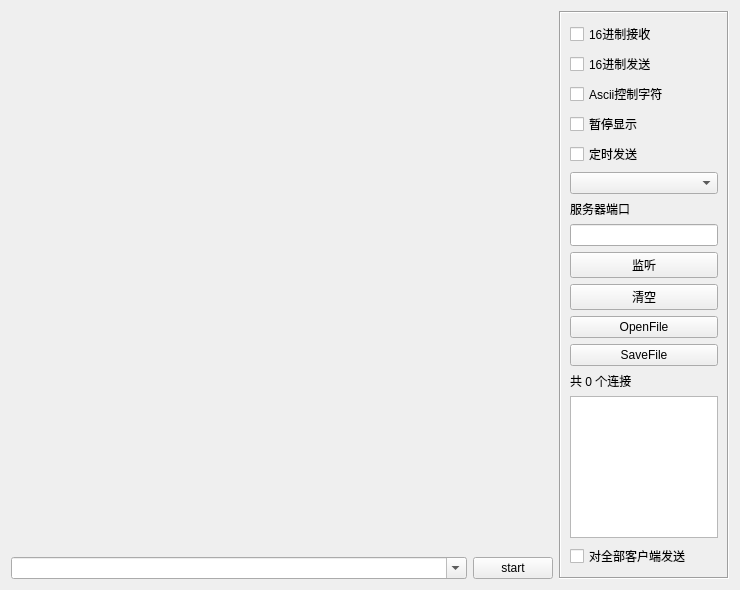
<?xml version="1.0" encoding="UTF-8"?>
<ui version="4.0">
 <class>frmPictureBmp</class>
 <widget class="QWidget" name="frmPictureBmp">
  <property name="geometry">
   <rect>
    <x>0</x>
    <y>0</y>
    <width>740</width>
    <height>590</height>
   </rect>
  </property>
  <property name="focusPolicy">
   <enum>Qt::TabFocus</enum>
  </property>
  <property name="windowTitle">
   <string>Form</string>
  </property>
  <layout class="QGridLayout" name="gridLayout">
   <item row="0" column="2" rowspan="4">
    <widget class="QFrame" name="frame">
     <property name="minimumSize">
      <size>
       <width>170</width>
       <height>0</height>
      </size>
     </property>
     <property name="maximumSize">
      <size>
       <width>170</width>
       <height>16777215</height>
      </size>
     </property>
     <property name="frameShape">
      <enum>QFrame::Box</enum>
     </property>
     <property name="frameShadow">
      <enum>QFrame::Sunken</enum>
     </property>
     <layout class="QVBoxLayout" name="verticalLayout_5">
      <property name="leftMargin">
       <number>9</number>
      </property>
      <property name="topMargin">
       <number>9</number>
      </property>
      <property name="rightMargin">
       <number>9</number>
      </property>
      <property name="bottomMargin">
       <number>9</number>
      </property>
      <item>
       <widget class="QCheckBox" name="ckHexReceive">
        <property name="text">
         <string>16进制接收</string>
        </property>
       </widget>
      </item>
      <item>
       <widget class="QCheckBox" name="ckHexSend">
        <property name="text">
         <string>16进制发送</string>
        </property>
       </widget>
      </item>
      <item>
       <widget class="QCheckBox" name="ckAscii">
        <property name="text">
         <string>Ascii控制字符</string>
        </property>
       </widget>
      </item>
      <item>
       <widget class="QCheckBox" name="ckShow">
        <property name="text">
         <string>暂停显示</string>
        </property>
       </widget>
      </item>
      <item>
       <widget class="QCheckBox" name="ckAutoSend">
        <property name="text">
         <string>定时发送</string>
        </property>
       </widget>
      </item>
      <item>
       <widget class="QComboBox" name="cboxInterval"/>
      </item>
      <item>
       <widget class="QLabel" name="labServerPort">
        <property name="text">
         <string>服务器端口</string>
        </property>
       </widget>
      </item>
      <item>
       <widget class="QLineEdit" name="txtListenPort"/>
      </item>
      <item>
       <widget class="QPushButton" name="btnListen">
        <property name="text">
         <string>监听</string>
        </property>
       </widget>
      </item>
      <item>
       <widget class="QPushButton" name="btnClear">
        <property name="text">
         <string>清空</string>
        </property>
       </widget>
      </item>
      <item>
       <widget class="QPushButton" name="btnOpen">
        <property name="text">
         <string>OpenFile</string>
        </property>
       </widget>
      </item>
      <item>
       <widget class="QPushButton" name="btnSave">
        <property name="text">
         <string>SaveFile</string>
        </property>
       </widget>
      </item>
      <item>
       <widget class="QLabel" name="labCount">
        <property name="text">
         <string>共 0 个连接</string>
        </property>
        <property name="textFormat">
         <enum>Qt::AutoText</enum>
        </property>
       </widget>
      </item>
      <item>
       <widget class="QListWidget" name="listWidget"/>
      </item>
      <item>
       <spacer name="spacer">
        <property name="orientation">
         <enum>Qt::Vertical</enum>
        </property>
        <property name="sizeHint" stdset="0">
         <size>
          <width>20</width>
          <height>40</height>
         </size>
        </property>
       </spacer>
      </item>
      <item>
       <widget class="QCheckBox" name="ckAll">
        <property name="text">
         <string>对全部客户端发送</string>
        </property>
       </widget>
      </item>
     </layout>
    </widget>
   </item>
   <item row="0" column="0" rowspan="3" colspan="2">
    <widget class="QLabel" name="labelPic">
     <property name="enabled">
      <bool>true</bool>
     </property>
     <property name="text">
      <string/>
     </property>
    </widget>
   </item>
   <item row="3" column="0" colspan="2" alignment="Qt::AlignBottom">
    <widget class="QWidget" name="widget" native="true">
     <property name="enabled">
      <bool>true</bool>
     </property>
     <layout class="QHBoxLayout" name="layTcpClient">
      <property name="leftMargin">
       <number>0</number>
      </property>
      <property name="topMargin">
       <number>0</number>
      </property>
      <property name="rightMargin">
       <number>0</number>
      </property>
      <property name="bottomMargin">
       <number>0</number>
      </property>
      <item>
       <widget class="QComboBox" name="cboxData">
        <property name="sizePolicy">
         <sizepolicy hsizetype="Ignored" vsizetype="Fixed">
          <horstretch>0</horstretch>
          <verstretch>0</verstretch>
         </sizepolicy>
        </property>
        <property name="editable">
         <bool>true</bool>
        </property>
       </widget>
      </item>
      <item>
       <widget class="QPushButton" name="btnSend">
        <property name="minimumSize">
         <size>
          <width>80</width>
          <height>0</height>
         </size>
        </property>
        <property name="maximumSize">
         <size>
          <width>80</width>
          <height>16777215</height>
         </size>
        </property>
        <property name="text">
         <string>start</string>
        </property>
       </widget>
      </item>
     </layout>
    </widget>
   </item>
  </layout>
 </widget>
 <resources/>
 <connections/>
</ui>
